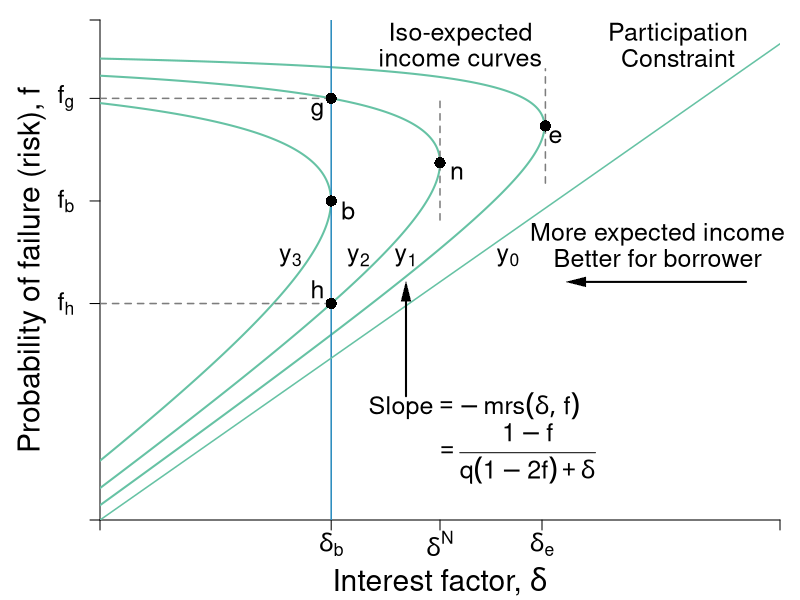

This chart was generated by the following R code:
#Graph Designer: Simon Halliday
#Authors: Bowles, Foley and Halliday
#Title: Coordination, Conflict and Competition: A Text in Microeconomics

library(shape)
pdf(file = "credit/non_contractual_brf_part_a.pdf", width = 8, height = 6)

#Set parameters for graphics
axislabelsize <- 1.8
labelsize <- 1.5
namesize <- 1.8
annotatesize <- 1.5
graphlinewidth <- 2
segmentlinewidth <- 1.5

COL <- c("#7fc97f", "#beaed4", "#fdc086", "#ffff99", "#386cb0", "#f0027f", "#bf5b17", "#666666")
COLA <- c("#e0f3db", "#99d8c9","#66c2a4","#41ae76", "#238b45", "#005824")
COLB <- c("#c6dbef", "#4eb3d3", "#2b8cbe", "#0868ac","#084081")
grays <- gray.colors(25, start = 1, end = 0)

#Edited the margins to cater for the larger LHS labels
par(mar =  c(4, 5, 1, 1))

brfFn <- function(delta, mu = 1) {
  .5 + (delta / (2 * mu)) 
}

isoreturnFn <- function(delta, pi=0.125) {
  1 - (pi)/delta
}


yFn <- function(d1, f1, mu = 1){
  mu*f1*(1 - f1) - d1*(1 - f1)
}

ylow <- function(delta, mu = 1, ybar = 0.03){
  (-sqrt(delta^2 - 2*delta*mu + mu^2 - 4*mu*ybar) + delta + mu)/(2*mu)
}

yhigh <- function(delta, mu = 1, ybar = 0.03){
  (sqrt(delta^2 - 2*delta*mu + mu^2 - 4*mu*ybar) + delta + mu)/(2*mu)
}

xlims <- c(0, 1)
ylims <- c(0, 1.05)

npts <- 501 
d1 <- seq(xlims[1], xlims[2], length.out = npts)
f1 <- seq(ylims[1], ylims[2], length.out = npts) 
a <- c(0.03, 0.0625, 0.109)

plot(0, 0, xlim = xlims, ylim = ylims, type = "n",
     xlab = expression(paste("")),
     ylab = expression(paste("")), 
     xaxt = "n", 
     yaxt = "n", 
     cex.lab = axislabelsize, 
     bty = "n", 
     xaxs="i", 
     yaxs="i"
)


# ticksy <- seq(from = 0, to = ylims[2], by = 0.1)
# ylabels <- seq(from = 0, to = ylims[2], by = 0.1)
# ticksx <- seq(from = 0, to = xlims[2], by = 0.1)
# xlabels <- seq(from = 0, to = xlims[2], by = 0.1)
#ticksy <- c(ylims[1], 0.5, brfFn(delta = 0.34), brfFn(delta = 0.5), brfFn(delta = 0.65), yhigh(delta = 0.5), ylims[2])
#ticksy <- c(ylims[1], 0.5, brfFn(delta = 0.34), NA, brfFn(delta = 0.5), NA, NA, ylims[2])
ticksy <- c(ylims[1], NA, NA, ylow(delta = 0.34, ybar = 0.0625), brfFn(delta = 0.34), NA, yhigh(delta = 0.34, ybar = 0.0625), ylims[2])

ylabels <- c(NA, NA, NA, NA,NA,NA, NA, NA)
#ylabels <- c(NA, expression(paste(f == frac(1,2))), expression(paste(f^d)), expression(paste(f*(delta^L) )),  expression(paste(f*(delta^n) == frac(3,4))),expression(paste(f*(delta^H) )), expression(paste(f^e)), NA)
ticksx <- c(xlims[1], 0.34, 0.5, 0.65, xlims[2])
xlabels <- c(NA,  expression(paste(delta[b])), expression(paste(delta^N)), expression(paste(delta[e])), NA)

axis(1, at = ticksx, pos = 0, labels = xlabels, cex.axis = labelsize)
axis(2, at = ticksy, pos = 0, labels = ylabels, las = 1,cex.axis = labelsize)

#ylabels <- c(NA, expression(paste(f == frac(1,2))), expression(paste(f^d)), expression(paste(f*(delta^L) )),  expression(paste(f*(delta^n) == frac(3,4))),expression(paste(f*(delta^H) )), expression(paste(f^e)), NA)
#text(-0.08, 0.45, expression(paste(f == frac(1,2))), cex = labelsize, xpd =TRUE)

text(-0.05, ylow(delta = 0.34, ybar = 0.0625), expression(paste(f[h])), cex = labelsize, xpd =TRUE)
#text(-0.07, 0.665, expression(paste(f*(delta^L) )), cex = labelsize, xpd =TRUE)
#text(-0.105, 0.753, expression(paste(f*(delta^N) ==frac(3,4) )), cex = labelsize, xpd =TRUE)
#text(-0.07, 0.832, expression(paste(f*(delta^n))), cex = labelsize, xpd =TRUE)
#text(-0.07, 0.93, expression(paste(f*(delta^H) )), cex = labelsize, xpd =TRUE)
text(-0.05, brfFn(delta = 0.34), expression(paste(f[b])), cex = labelsize, xpd =TRUE)
text(-0.05, yhigh(delta = 0.34, ybar = 0.0625), expression(paste(f[g])), cex = labelsize, xpd =TRUE)
# y-labels with numeric values
# text(-0.0905, 0.48, expression(paste(frac(1,2) == f)), cex = labelsize, xpd =TRUE)
# text(-0.05, 0.58, expression(paste(0.57 == f^d)), cex = labelsize, xpd =TRUE)
# text(-0.07, 0.66, expression(paste(0.67 == f*(delta^L) )), cex = labelsize, xpd =TRUE)
# text(-0.105, 0.76, expression(paste(frac(3,4) == f*(delta^n))), cex = labelsize, xpd =TRUE)
# text(-0.07, 0.84, expression(paste(0.83 == f*(delta^n) )), cex = labelsize, xpd =TRUE)
# text(-0.07, 0.93, expression(paste(0.93 == f*(delta^H) )), cex = labelsize, xpd =TRUE)
# text(-0.05, 1.05, expression(paste(1.05f^e)), cex = labelsize, xpd =TRUE)


npts <- 503 
xx1 <- seq(xlims[1], xlims[2], length.out = npts)
xx2 <- seq(0, 1, length.out = npts)

#Draw the graphs
#lines(xx1, brfFn(xx1), col = COLA[4], lwd = graphlinewidth)

#Axis labels
mtext(expression(paste("Interest factor, ", delta)), side = 1, line = 3, cex = axislabelsize)
text(-0.1, 0.5*(ylims[2]), expression(paste("Probability of failure (risk), ", f)), xpd = TRUE, cex = axislabelsize, srt = 90) 

#Contour lines
contour(d1, f1,
        outer(d1, f1, yFn),
        drawlabels = FALSE,
        col = COLA[3],
        lwd = graphlinewidth,
        levels = a,
        xaxs="i",
        yaxs="i",
        add = TRUE)

segments(0.5, 0.63, 0.5, yhigh(delta = 0.5) - 0.05, lty = 2, col = grays[20] , lwd = segmentlinewidth)
segments(0, yhigh(delta = 0.34, ybar = 0.0625), 0.34, yhigh(delta = 0.34, ybar = 0.0625), lty = 2, col = grays[20] , lwd = segmentlinewidth)
segments(0, ylow(delta = 0.34, ybar = 0.0625), 0.34, ylow(delta = 0.34, ybar = 0.0625), lty = 2, col = grays[20] , lwd = segmentlinewidth)

segments(0.34, 0, 0.34, ylims[2], lty = 1, col = COLB[3], lwd = segmentlinewidth)
segments(0.655, brfFn(delta = 0.655) - 0.12, 0.655, brfFn(delta = 0.655) + 0.12, lty = 2, col = grays[20] , lwd = segmentlinewidth)

segments(0, 0, 1, 1, lty = 1, col = COLA[3] , lwd = segmentlinewidth)

# 
# segments(8, 0, 8,indiffA(x = 8)  , lty = 2, col = "gray" , lwd = segmentlinewidth)
# segments(0, indiffA(x = 8) , 8,indiffA(x = 8)  , lty = 2, col = "gray" , lwd = segmentlinewidth)

text(0.5+ 0.025, brfFn(delta = 0.5) - 0.02, expression(paste(n)), cex = labelsize)
points(0.5, brfFn(delta = 0.5), pch = 16, col = "black", cex = 1.5)
text(0.34+ 0.025, brfFn(delta = 0.34) - 0.02, expression(paste(b)), cex = labelsize)
points(0.34, brfFn(delta = 0.34), pch = 16, col = "black", cex = 1.5)
text(0.65 + 0.02, brfFn(delta = 0.65) - 0.02, expression(paste(e)), cex = labelsize)
points(0.655, brfFn(delta = 0.655), pch = 16, col = "black", cex = 1.5)

#Points g and h on the Nash iso-expected income
#but on the lower delta for delta[b]
text(0.34 - 0.02, ylow(delta = 0.34, ybar = 0.0625) + 0.03, expression(paste(h)), cex = labelsize)
points(0.34, ylow(delta = 0.34, ybar = 0.0625), pch = 16, col = "black", cex = 1.5)
text(0.34 - 0.02, yhigh(delta = 0.34, ybar = 0.0625) - 0.028, expression(paste(g)), cex = labelsize)
points(0.34, yhigh(delta = 0.34, ybar = 0.0625), pch = 16, col = "black", cex = 1.5)



text(0.53, 1.02, expression(paste("Iso-expected")), cex = labelsize)
text(0.53, 0.97, expression(paste("income curves")), cex = labelsize)
#text(0.3, 1.01, expression(paste(y[1] == y^L)), cex = labelsize)
#text(0.3, 0.88, expression(paste(y[2] == y^{NE})), cex = labelsize)
#text(0.2, 0.75, expression(paste(y[3] == y^H)), cex = labelsize)

text(0.6, 0.55, expression(paste(y[0])), cex = labelsize)
text(0.45, 0.55, expression(paste(y[1])), cex = labelsize)
text(0.38, 0.55, expression(paste(y[2])), cex = labelsize)
text(0.28, 0.55, expression(paste(y[3])), cex = labelsize)
text(0.55, 0.24, expression(paste("Slope", phantom() == -mrs(delta, f))), cex = labelsize)
text(0.61, 0.14, expression(paste(phantom() == frac(1 - f, q*(1 - 2*f) + delta))), cex = labelsize)
Arrows(0.45, 0.26, 0.45, 0.48, col = "black", lty = 1, lwd = 2, arr.type = "triangle", arr.lwd = 0.5)


text(0.82, 0.6, expression(paste("More expected income")), cex = labelsize, xpd = TRUE)
text(0.82, 0.55, expression(paste("Better for borrower")), cex = labelsize,xpd = TRUE)
Arrows(0.95, 0.5, 0.7, 0.5, col = "black", lty = 1, lwd = 2, arr.type = "triangle", arr.lwd = 0.5)

text(0.85, 1.02, expression(paste("Participation")), cex = labelsize)
text(0.85, 0.97, expression(paste("Constraint")), cex = labelsize)



#text(0.85, 0.68, expression(paste("A's Best Response")), cex = labelsize, xpd  = TRUE)
#text(0.85, 0.63, expression(paste("function")), cex = labelsize, xpd  = TRUE)
#text(0.86, 0.55, expression(paste("Slope ", phantom() == frac(1, 2*q))), cex = labelsize, xpd  = TRUE)
#Arrows(0.85, 0.73, 0.85, 0.89, col = "black", lty = 1, lwd = 2, arr.type = "triangle", arr.lwd = 0.5)

dev.off()
